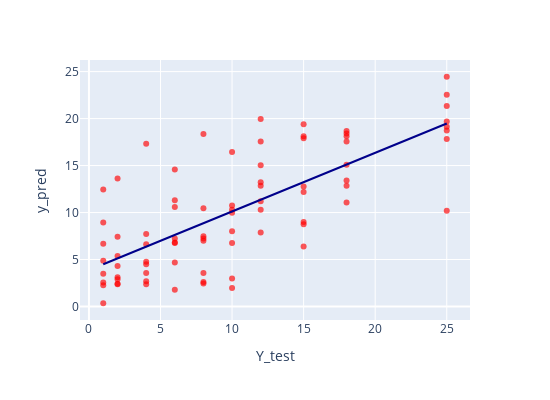

The code cell stored with this chart in its notebook:
### Code cell
fig = px.scatter(
    dfplot, x='Y_test', y='y_pred', opacity=0.65,
    trendline='ols', trendline_color_override='darkblue',
    color_discrete_sequence=['red'],
    width=550, height=400
)
fig.show()

### Figure 1 — Plotly figure (JSON) as saved in the notebook; plotly's stock layout.template omitted (floating-point values rounded to 4 significant figures)
{"data": [{"hovertemplate": "Y_test=%{x}<br>y_pred=%{y}<extra></extra>", "legendgroup": "", "marker": {"color": "red", "opacity": 0.65, "symbol": "circle"}, "mode": "markers", "name": "", "orientation": "v", "showlegend": false, "type": "scatter", "x": [25, 10, 8, 15, 1, 2, 6, 12, 4, 18, 25, 4, 8, 18, 1, 6, 10, 2, 12, 15, 6, 1, 25, 18, 8, 10, 12, 2, 4, 15, 25, 18, 6, 15, 12, 1, 10, 8, 2, 4, 25, 12, 6, 15, 2, 1, 8, 18, 4, 10, 25, 15, 8, 6, 4, 2, 18, 10, 12, 1, 8, 6, 10, 12, 1, 4, 18, 15, 25, 2, 25, 15, 18, 4, 2, 6, 8, 1, 12, 10], "xaxis": "x", "y": [17.84, 9.969, 2.448, 17.9, 3.479, 4.315, 6.807, 15.04, 17.32, 11.07, 10.2, 7.728, 10.45, 18.11, 4.883, 11.32, 6.764, 5.372, 7.877, 19.38, 10.6, 12.44, 18.72, 12.85, 2.605, 1.982, 11.19, 13.62, 2.698, 12.18, 21.33, 18.42, 7.239, 18.13, 13.23, 2.552, 10.74, 3.566, 2.43, 6.632, 22.54, 17.55, 1.779, 6.374, 2.375, 2.251, 6.993, 15.08, 4.76, 16.44, 19.12, 12.78, 7.243, 4.69, 4.493, 7.422, 18.68, 8.006, 19.96, 8.943, 18.36, 14.59, 2.978, 10.3, 0.3475, 3.575, 17.55, 8.752, 19.7, 3.109, 24.45, 8.986, 13.41, 2.357, 2.895, 6.746, 7.47, 6.675, 12.84, 10.29], "yaxis": "y"}, {"hovertemplate": "<b>OLS trendline</b><br>y_pred = 0.623852 * Y_test + 3.87756<br>R<sup>2</sup>=0.538507<br><br>Y_test=%{x}<br>y_pred=%{y} <b>(trend)</b><extra></extra>", "legendgroup": "", "line": {"color": "darkblue"}, "marker": {"color": "red", "symbol": "circle"}, "mode": "lines", "name": "", "showlegend": false, "type": "scatter", "x": [1, 1, 1, 1, 1, 1, 1, 1, 2, 2, 2, 2, 2, 2, 2, 2, 4, 4, 4, 4, 4, 4, 4, 4, 6, 6, 6, 6, 6, 6, 6, 6, 8, 8, 8, 8, 8, 8, 8, 8, 10, 10, 10, 10, 10, 10, 10, 10, 12, 12, 12, 12, 12, 12, 12, 12, 15, 15, 15, 15, 15, 15, 15, 15, 18, 18, 18, 18, 18, 18, 18, 18, 25, 25, 25, 25, 25, 25, 25, 25], "xaxis": "x", "y": [4.501, 4.501, 4.501, 4.501, 4.501, 4.501, 4.501, 4.501, 5.125, 5.125, 5.125, 5.125, 5.125, 5.125, 5.125, 5.125, 6.373, 6.373, 6.373, 6.373, 6.373, 6.373, 6.373, 6.373, 7.621, 7.621, 7.621, 7.621, 7.621, 7.621, 7.621, 7.621, 8.868, 8.868, 8.868, 8.868, 8.868, 8.868, 8.868, 8.868, 10.12, 10.12, 10.12, 10.12, 10.12, 10.12, 10.12, 10.12, 11.36, 11.36, 11.36, 11.36, 11.36, 11.36, 11.36, 11.36, 13.24, 13.24, 13.24, 13.24, 13.24, 13.24, 13.24, 13.24, 15.11, 15.11, 15.11, 15.11, 15.11, 15.11, 15.11, 15.11, 19.47, 19.47, 19.47, 19.47, 19.47, 19.47, 19.47, 19.47], "yaxis": "y"}], "layout": {"height": 400, "legend": {"tracegroupgap": 0}, "margin": {"t": 60}, "width": 550, "xaxis": {"anchor": "y", "domain": [0, 1], "title": {"text": "Y_test"}}, "yaxis": {"anchor": "x", "domain": [0, 1], "title": {"text": "y_pred"}}}}
